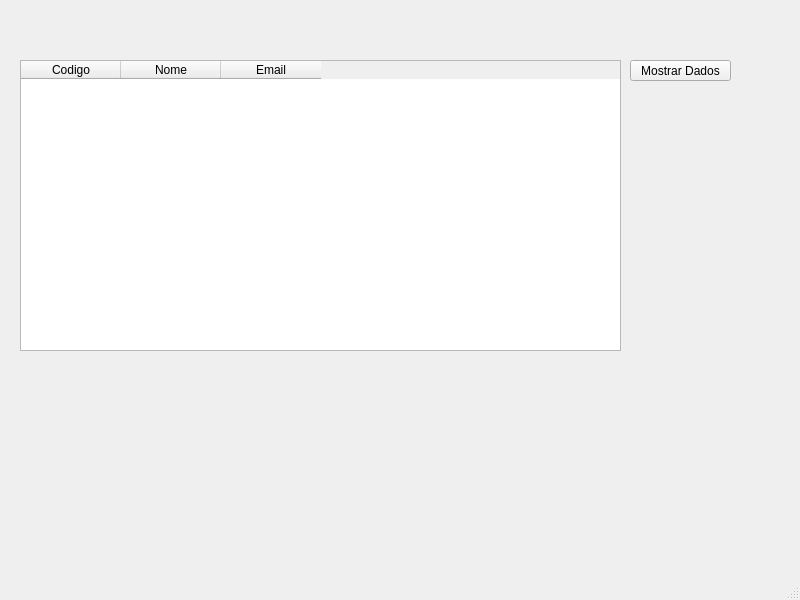
<?xml version="1.0" encoding="UTF-8"?>
<ui version="4.0">
 <class>MainWindow</class>
 <widget class="QMainWindow" name="MainWindow">
  <property name="geometry">
   <rect>
    <x>0</x>
    <y>0</y>
    <width>800</width>
    <height>600</height>
   </rect>
  </property>
  <property name="windowTitle">
   <string>MainWindow</string>
  </property>
  <widget class="QWidget" name="centralwidget">
   <widget class="QPushButton" name="pushButton">
    <property name="geometry">
     <rect>
      <x>630</x>
      <y>60</y>
      <width>101</width>
      <height>21</height>
     </rect>
    </property>
    <property name="text">
     <string>Mostrar Dados</string>
    </property>
   </widget>
   <widget class="QTableWidget" name="tableWidget">
    <property name="geometry">
     <rect>
      <x>20</x>
      <y>60</y>
      <width>601</width>
      <height>291</height>
     </rect>
    </property>
    <property name="layoutDirection">
     <enum>Qt::LeftToRight</enum>
    </property>
    <property name="autoFillBackground">
     <bool>true</bool>
    </property>
    <property name="dragEnabled">
     <bool>false</bool>
    </property>
    <property name="alternatingRowColors">
     <bool>false</bool>
    </property>
    <column>
     <property name="text">
      <string>Codigo</string>
     </property>
    </column>
    <column>
     <property name="text">
      <string>Nome</string>
     </property>
    </column>
    <column>
     <property name="text">
      <string>Email</string>
     </property>
    </column>
   </widget>
  </widget>
  <widget class="QMenuBar" name="menubar">
   <property name="geometry">
    <rect>
     <x>0</x>
     <y>0</y>
     <width>800</width>
     <height>20</height>
    </rect>
   </property>
  </widget>
  <widget class="QStatusBar" name="statusbar"/>
 </widget>
 <resources/>
 <connections/>
</ui>
